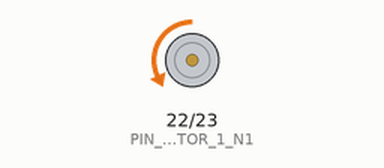
Simulated run of this sketch. Board: Arduino Mega 2560, built with avr-gcc and run on an emulated ATmega2560. On the bench: motor-driver pin pairs drawn as motors (green arrow = first pin HIGH = forward, orange = second pin HIGH = backward, longer = more drive, scaled by the enable pin).

Above: at 5.0 s.
At 12.5 s:
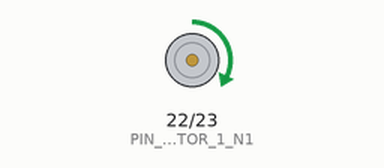
Timing chart, 0 to 19.5 s (numbered marks = the images above):
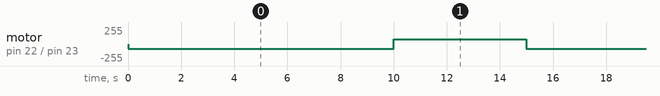

The sketch:

sketch_mar17b.ino
```cpp
// prueba santiago


#define PIN_MOTOR_1_EN 3
#define PIN_MOTOR_1_N1 22
#define PIN_MOTOR_1_N2 23
//#define PIN_MOTOR_2_EN 3
//#define PIN_MOTOR_2_N3 24
//#define PIN_MOTOR_2_N4 25

#define MOTOR_1_STOP digitalWrite(PIN_MOTOR_1_N1,LOW);digitalWrite(PIN_MOTOR_1_N2,LOW)
#define MOTOR_1_FORWARD digitalWrite(PIN_MOTOR_1_N1,LOW);digitalWrite(PIN_MOTOR_1_N2,HIGH)
#define MOTOR_1_BACKWARD digitalWrite(PIN_MOTOR_1_N1,HIGH);digitalWrite(PIN_MOTOR_1_N2,LOW)


//#define MOTOR_2_STOP digitalWrite(PIN_MOTOR_2_N3,HIGH);digitalWrite(PIN_MOTOR_2_N4,LOW)
//#define MOTOR_2_FORWARD digitalWrite(PIN_MOTOR_2_N3,LOW);digitalWrite(PIN_MOTOR_2_N4,HIGH)
//#define MOTOR_2_BACKWARD digitalWrite(PIN_MOTOR_2_N3,HIGH);digitalWrite(PIN_MOTOR_2_N4,LOW)

void setup() {
  pinMode(PIN_MOTOR_1_EN, OUTPUT);
  pinMode(PIN_MOTOR_1_N1, OUTPUT);
  pinMode(PIN_MOTOR_1_N2, OUTPUT);


//  pinMode(PIN_MOTOR_2_EN, OUTPUT);
//  pinMode(PIN_MOTOR_2_N3, OUTPUT);
//  pinMode(PIN_MOTOR_2_N4, OUTPUT);
//  digitalWrite(PIN_MOTOR_2_EN, 100);


}


void loop() {
   analogWrite(PIN_MOTOR_1_EN, 70);
  //MOTOR_1_FORWARD;
  MOTOR_1_FORWARD;
  delay(10000);
  //MOTOR_1_BACKWARD;
  MOTOR_1_BACKWARD;
  delay(5000);
}
```

Measured:
- by itself, motor on pin 22 (PIN_MOTOR_1_N1) / pin 23 (PIN_MOTOR_1_N2): alternates forward 70/255 for 5.0 s and backward 70/255 for 10.0 s
